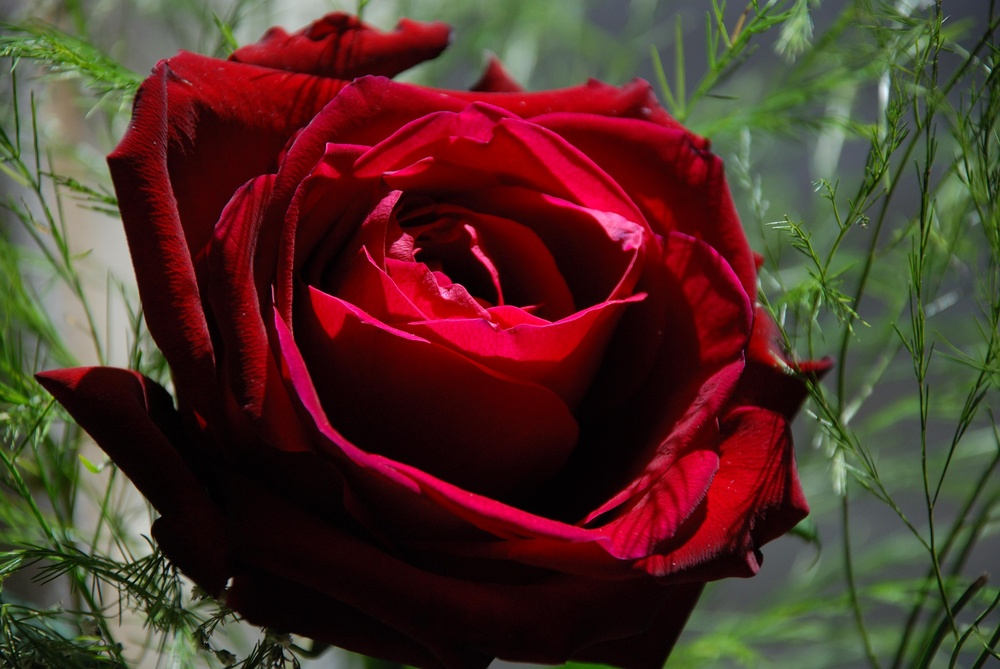
#> input picture python_lab2/task1/Red_Rose.jpg, 1000 x 669 px, shrunk from 3872 x 2592 before the run
$ python task1.py
#> lines starting #> are read from the running program, lines starting #| are printed output that depends on the picture
from PIL import Image

filename = "Red_Rose.jpg"

with Image.open(filename) as img:
#> img is the input picture: PIL image 1000x669 RGB; mean R, G, B 80.9, 50.1, 41.7
    img.load()

img.getbands()
red, green, blue = img.split()
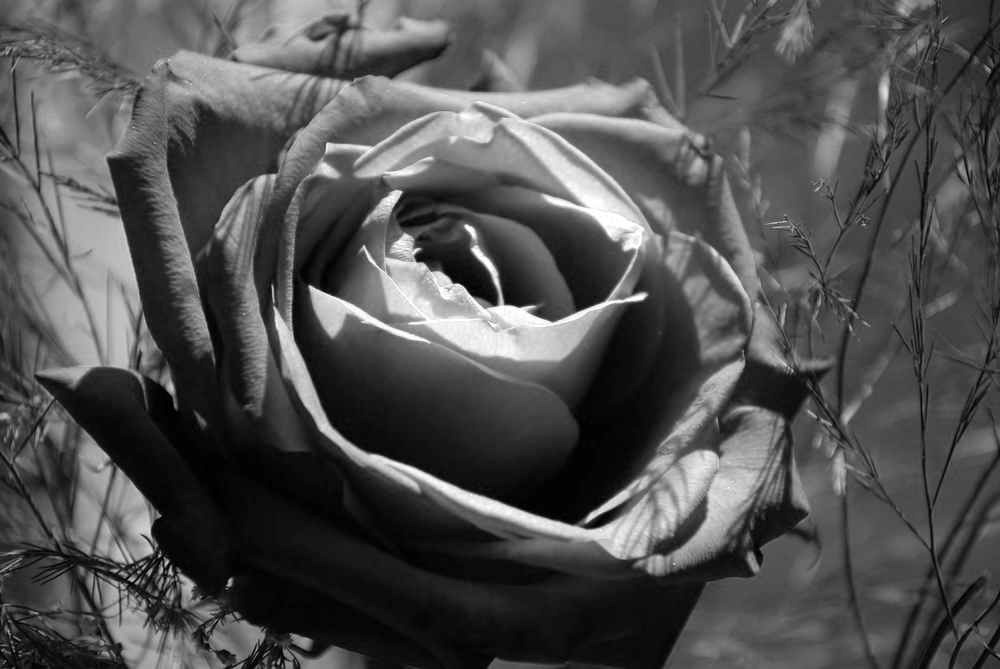
#> red: PIL image 1000x669 L; min 0, max 255, mean 80.9
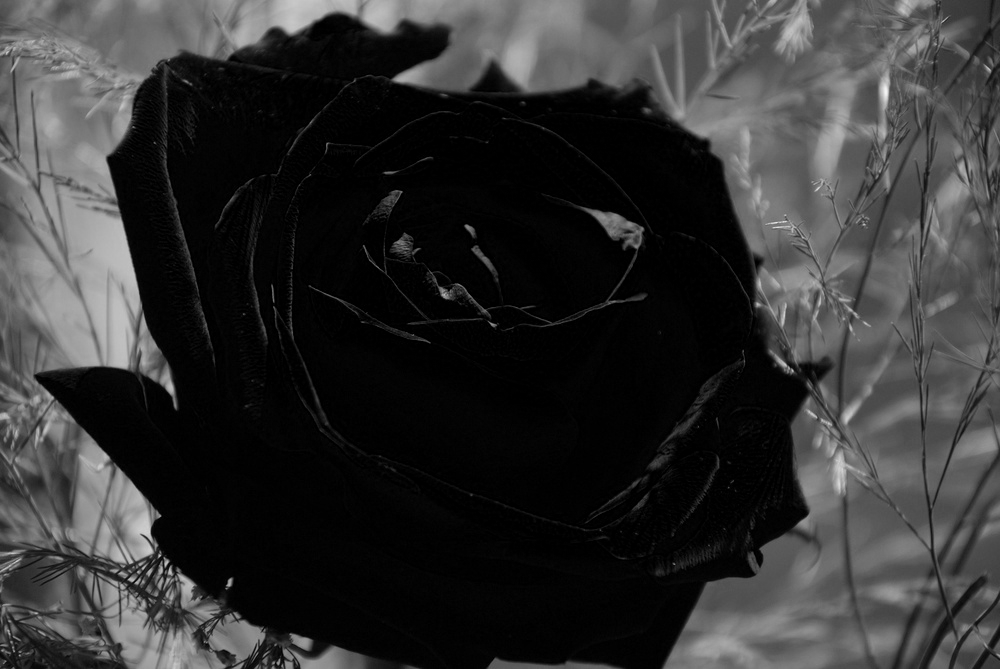
#> green: PIL image 1000x669 L; min 0, max 243, mean 50.1
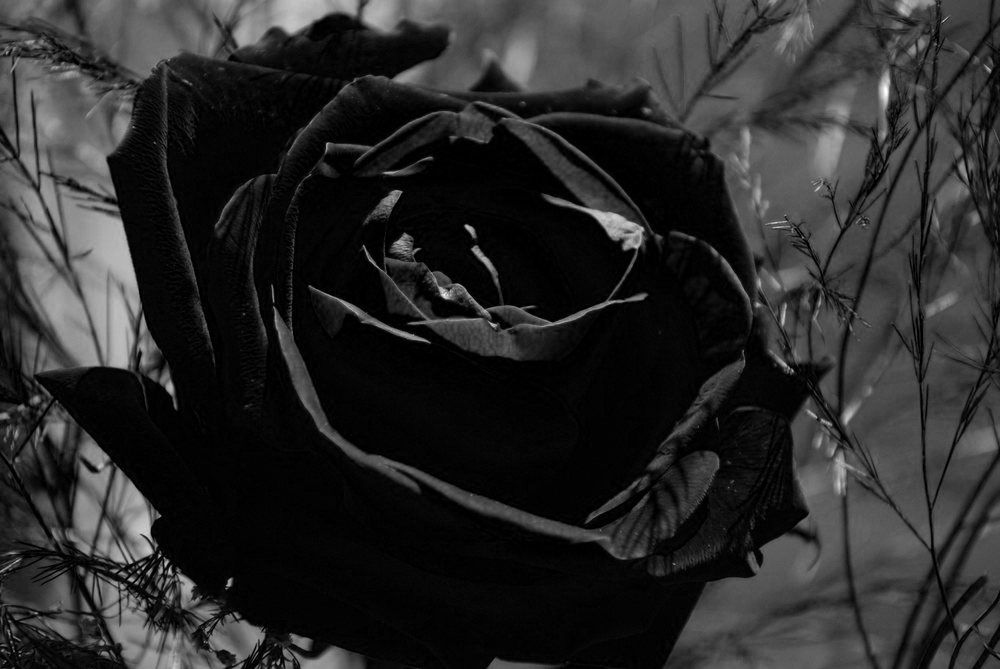
#> blue: PIL image 1000x669 L; min 0, max 255, mean 41.7

zeroed_band = red.point(lambda _: 0)
#> zeroed_band: PIL image 1000x669 L; every value is 0

red_merge = Image.merge("RGB", (red, zeroed_band, zeroed_band))
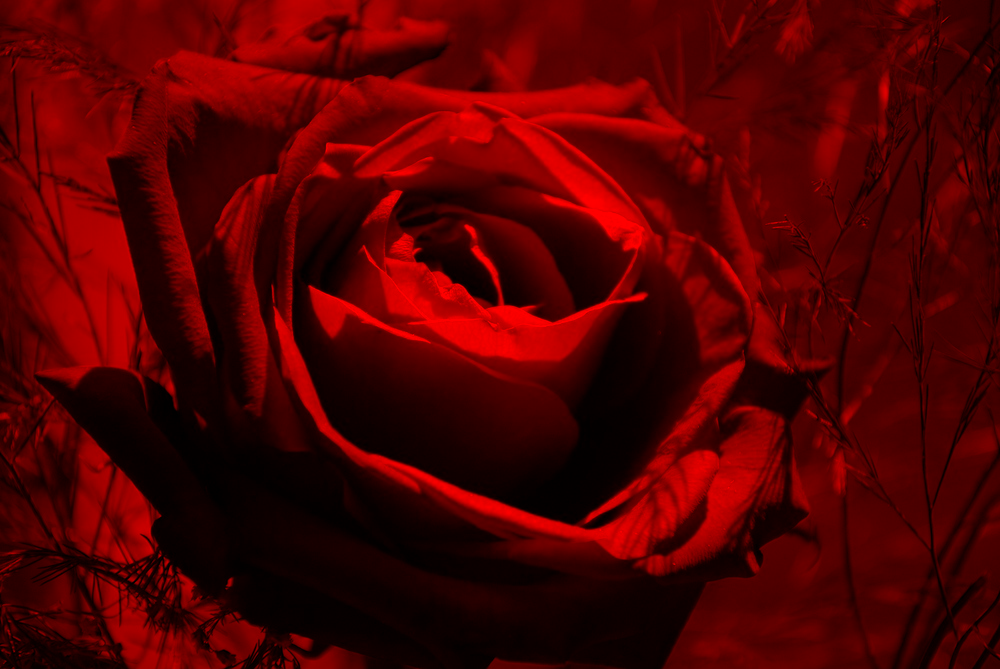
#> red_merge: PIL image 1000x669 RGB; mean R, G, B 80.9, 0, 0
green_merge = Image.merge("RGB", (zeroed_band, green, zeroed_band))
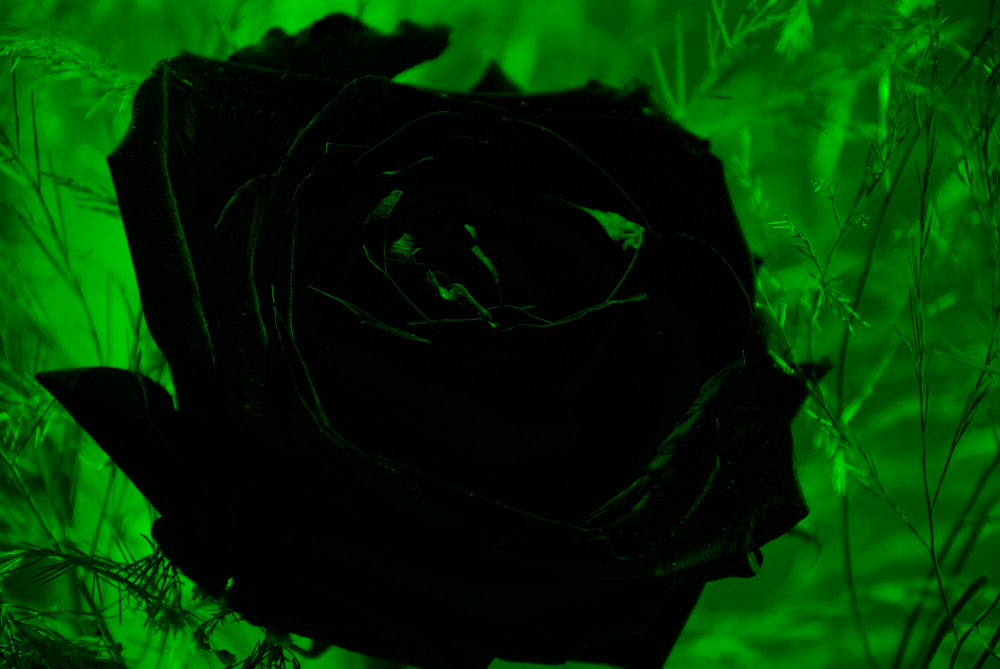
#> green_merge: PIL image 1000x669 RGB; mean R, G, B 0, 50.1, 0
blue_merge = Image.merge("RGB", (zeroed_band, zeroed_band, blue))
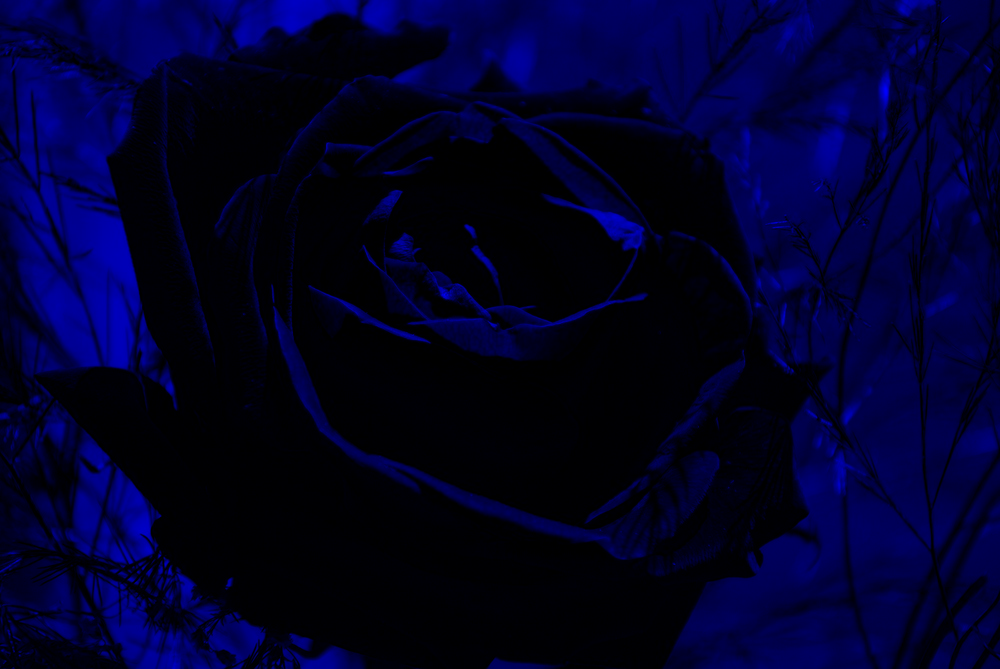
#> blue_merge: PIL image 1000x669 RGB; mean R, G, B 0, 0, 41.7

img.show()
red_merge.show()
green_merge.show()
blue_merge.show()

red_merge.save("red_merge.jpg", "JPEG")
green_merge.save("green_merge.jpg", "JPEG")
blue_merge.save("blue_merge.jpg", "JPEG")
